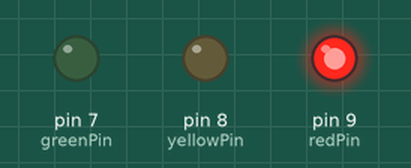
A sketch run on a simulated Arduino Uno, built with avr-gcc and run on an emulated ATmega328P. Shown: output pins drawn as LEDs (lit = HIGH).

Above: at 0.5 s.
At 1.5 s:
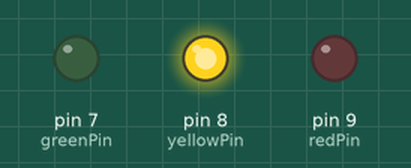
At 5.5 s:
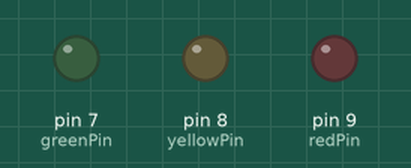
Timing chart, 0 to 6.9 s (numbered marks = the images above):
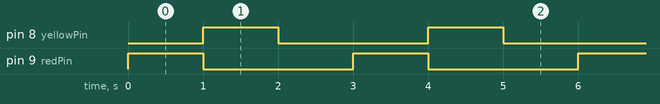

The sketch:

b1_04_buggy_silent.ino
```cpp
// ==================================================================
//   BAND 1, PART 7b  -  A FAULT WITH NO ERROR MESSAGE
//
//   WHAT IT DOES
//     Lights the red LED, then the yellow LED, then nothing.
//     The green LED never comes on.
//
//     It compiles with no error. It uploads with no error.
//     The wiring is correct.
//
//   WHAT TO DO
//     Find the fault BY READING. Do not touch the breadboard.
//     Compare the names at the top with what the third block uses.
//
//     Band 1 Part 7b has the answer if you are stuck.
//
//   WIRING
//     Same as b1_02.
// ==================================================================

int redPin = 9;
int yellowPin = 8;
int greenPin = 7;

void setup() {
  pinMode(redPin, OUTPUT);
  pinMode(yellowPin, OUTPUT);
  pinMode(greenPin, OUTPUT);
}

void loop() {
  digitalWrite(redPin, HIGH);
  delay(1000);
  digitalWrite(redPin, LOW);

  digitalWrite(yellowPin, HIGH);
  delay(1000);
  digitalWrite(yellowPin, LOW);

  digitalWrite(6, HIGH);
  delay(1000);
  digitalWrite(6, LOW);
}
```

Measured:
- by itself, pin 8 (yellowPin), pin 9 (redPin): alternates HIGH for 1.0 s and LOW for 2.0 s
- by itself, everything shown: repeats every 3.0 s, in 3 steps
